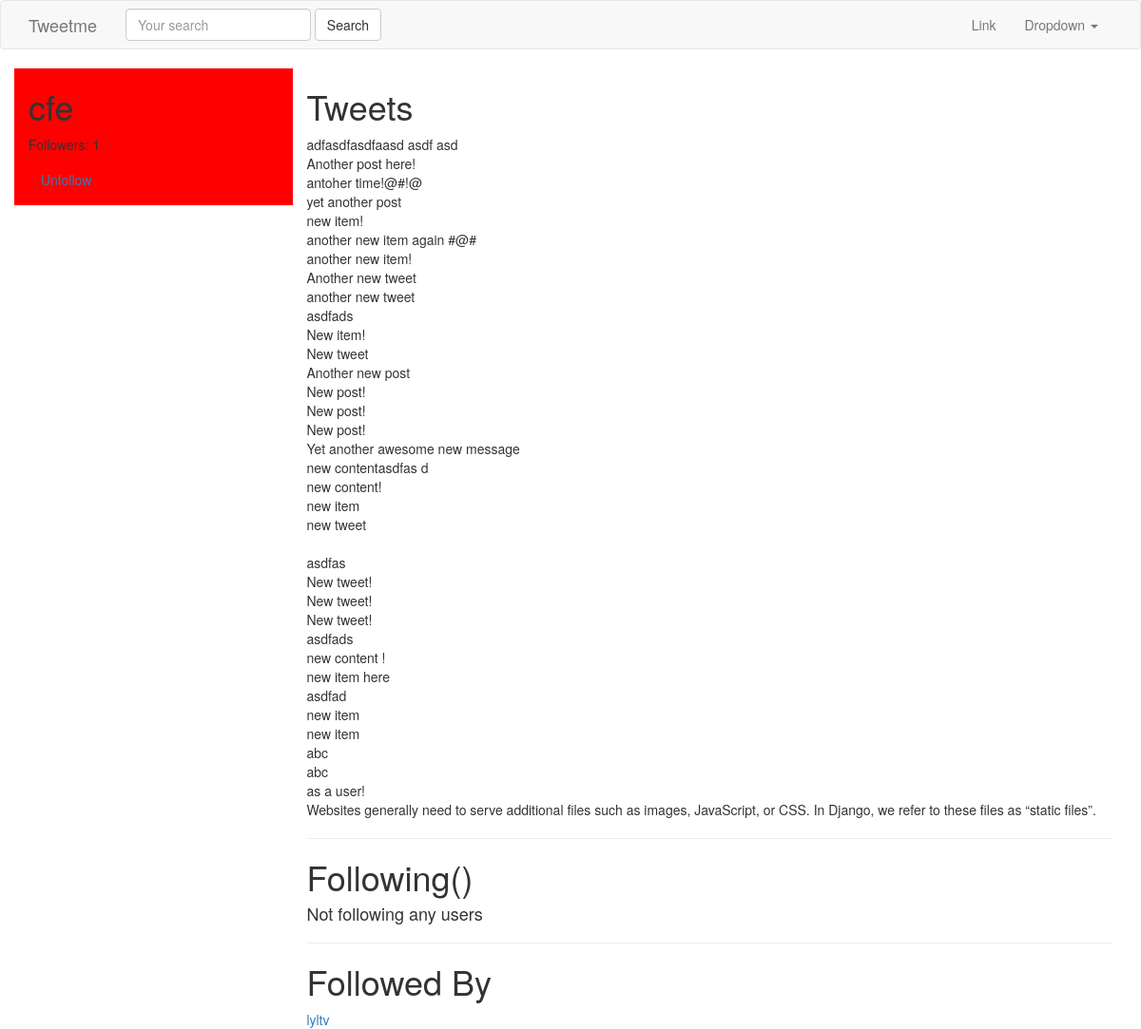
The app's page /cfe/ (signed in) with its own data.
### tweets/models.py (models this page shows, shortened)
class Tweet(models.Model):
    user        = models.ForeignKey(settings.AUTH_USER_MODEL)
    content     = models.CharField(max_length=140, validators=[validate_content])
    updated     = models.DateTimeField(auto_now=True)
    timestamp   = models.DateTimeField(auto_now_add=True)
    def __str__(self):
        return str(self.content)
    class Meta:
        ordering = ['-timestamp']

### accounts/models.py (models this page shows, shortened)
class UserProfile(models.Model):
    user        = models.OneToOneField(settings.AUTH_USER_MODEL, related_name='profile') # user.profile
    following   = models.ManyToManyField(settings.AUTH_USER_MODEL, blank=True, related_name='followed_by')
    objects = UserProfileManager()

### accounts/views.py (the view)
# urls.py: url(r'^(?P<username>[\w.@+-]+)/$', UserDetailView.as_view(), name='detail'), #/tweet/1/
class UserDetailView(DetailView):
    template_name = 'accounts/user_detail.html'
    queryset = User.objects.all()
    def get_object(self):
        return get_object_or_404(
                    User,
                    username__iexact=self.kwargs.get("username")
                    )
    def get_context_data(self, *args, **kwargs):
        context = super(UserDetailView, self).get_context_data(*args, **kwargs)
        following = UserProfile.objects.is_following(self.request.user, self.get_object())
        context['following'] = following
        return context

### accounts/models.py (called while the page is built)
    def all(self):
        qs = self.get_queryset().all()
        try:
            if self.instance:
                qs = qs.exclude(user=self.instance)
        except:
            pass
        return qs

    def is_following(self, user, followed_by_user):
        user_profile, created = UserProfile.objects.get_or_create(user=user)
        if created:
            return False
        if followed_by_user in user_profile.following.all():
            return True
        return False

### accounts/templates/accounts/user_detail.html
{% extends "base.html" %}
{% block content %}
<div class='row'>
    <div class='col-sm-3 col-xs-12' style='background-color:red;'>
        <h1>{{ object.username }} </h1>
        <p>Followers: {{ object.followed_by.all.count }}</p>
        <p>
            <a class="btn btn-link" href='{% url "profiles:follow" username=object.username %}'>
                {% if following %} Unfollow {% else %} Folow {% endif %}
            </a>
        </p>
    </div>
    <div class='col-sm-9 col-xs-12'>
         <h1>Tweets</h1>
         {% for tweet in object.tweet_set.all %}
         {{ tweet }}<br/>
         {% endfor %}
         <hr/>
          <h1>Following({{ object.profile.get_following.count }})</h1>
             {% for user in object.profile.get_following %}
             <a href='/{{ user.username }}'>{{ user.username }}</a><br/>
             {% empty %}
             <h4>Not following any users</h4>
             {% endfor %}
          <hr/>
          <h1>Followed By</h1>
            {% for profile in object.followed_by.all %}
             <a href= '/{{ profile.user.username }}'>{{ profile.user.username }}</a><br/>
             {% empty %}
             <h4>Not followed by any users</h4>
             {% endfor %}
     </div>
</div>
{% endblock content %}

### templates/base.html (shortened to what this page needs)
{% load static %}
<html lang="en">
  <head>
    <link href="{% static 'css/bootstrap.min.css' %}" rel="stylesheet">
  </head>
  <body>
    {% include "navbar.html" %}
    <div class='container'>
      {% block content %}
      {% endblock content %}
    </div>
  </body>
</html>

### templates/navbar.html (shortened to what this page needs)
<nav class="navbar navbar-default">
  <div class="container">
    <div class="navbar-header">
      <a class="navbar-brand" href="{% url 'home' %}">Tweetme</a>
    </div>
    {% include "tweets/search_form.html" %}
    <div class="collapse navbar-collapse" id="bs-example-navbar-collapse-1">
      <ul class="nav navbar-nav navbar-right">
        <li><a href="#">Link</a></li>
        <li class="dropdown">
          <a href="#" class="dropdown-toggle" data-toggle="dropdown" role="button" aria-haspopup="true" aria-expanded="false">Dropdown <span class="caret"></span></a>
        </li>
      </ul>
    </div>
  </div>
</nav>

### tweets/templates/tweets/search_form.html
 <form id='navbar-search-form' class="navbar-form navbar-left" method='GET' action='{% url "tweet:list" %}'>
        <div class="form-group">
            <input class="form-control" type='text' name='q' placeholder='Your search' value='{{ request.GET.q }}'/>
            </div>
        <input class="btn btn-default" type='submit' value='Search'/>
</form>

### records on screen
Tweet: content "adfasdfasdfaasd asdf asd"
Tweet: content "Another post here!"
Tweet: content "antoher time!@#!@"
Tweet: content "yet another post"
Tweet: content "new item!"
Tweet: content "another new item again #@#"
Tweet: content "another new item!"
Tweet: content "Another new tweet"
Tweet: content "another new tweet"
Tweet: content "asdfads"
Tweet: content "New item!"
Tweet: content "New tweet"
Tweet: content "Another new post"
Tweet: content "New post!"
Tweet: content "New post!"
Tweet: content "New post!"
Tweet: content "Yet another awesome new message"
Tweet: content "new contentasdfas d"
Tweet: content "new content!"
Tweet: content "new item"
Tweet: content "new tweet"
Tweet: content "asdfas"
Tweet: content "New tweet!"
Tweet: content "New tweet!"
Tweet: content "New tweet!"
Tweet: content "asdfads"
Tweet: content "new content !"
Tweet: content "new item here"
Tweet: content "asdfad"
Tweet: content "new item"
Tweet: content "new item"
Tweet: content "abc"
Tweet: content "abc"
Tweet: content "as a user!"
Tweet: content "Websites generally need to serve additional files such as images, JavaScript, or CSS. In Django, we refer to these files as “static files”."
UserProfile: user.username "lyltv"

### other values on screen
{{ object.username }} "cfe"
{{ object.followed_by.all.count }} "1"
